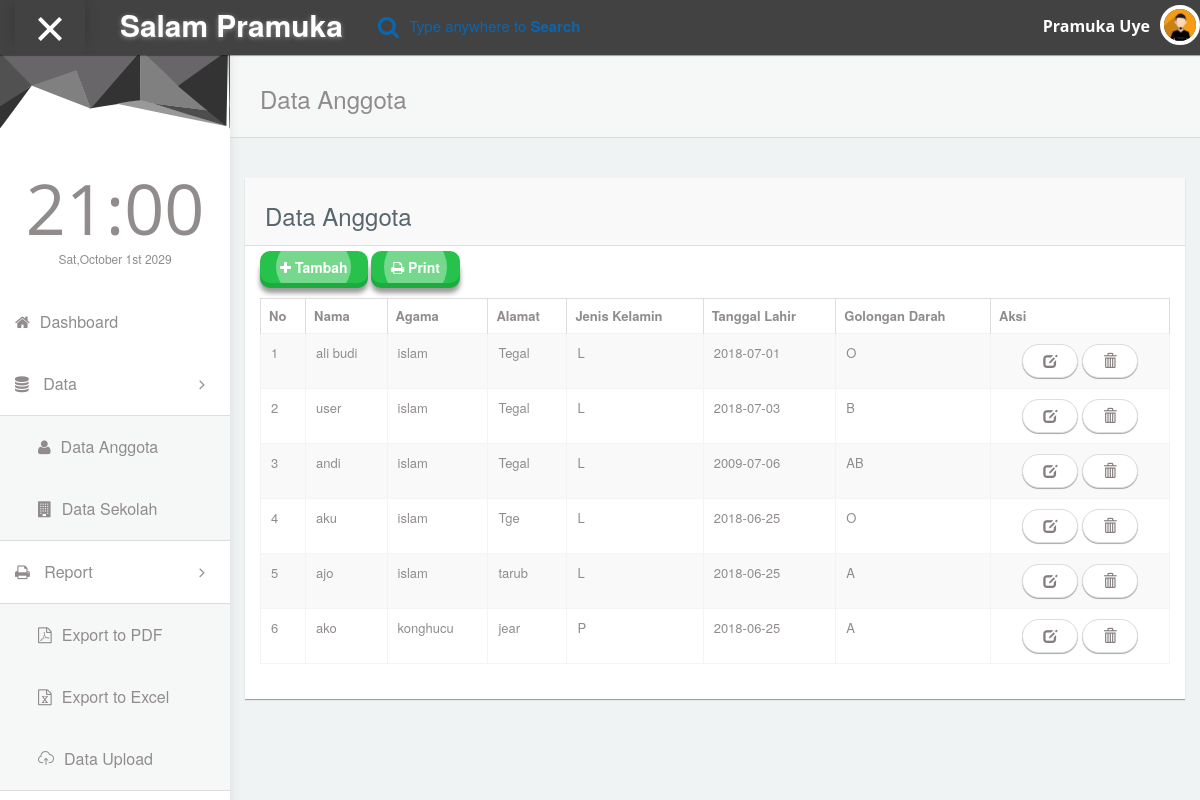
Page /index.php/admin/data_anggota on the committed database.
### tables this page shows
CREATE TABLE `tb_anggota` (
  `id_anggota` int(10) NOT NULL,
  `nama_lengkap` varchar(30) NOT NULL,
  `username` varchar(10) NOT NULL,
  `tgl_lahir` date NOT NULL,
  `jk` varchar(9) NOT NULL,
  `agama` varchar(12) NOT NULL,
  `gol_darah` varchar(2) NOT NULL,
  `alamat` varchar(50) NOT NULL,
  `password` varchar(50) NOT NULL,
  `level` varchar(5) NOT NULL,
  `sekolah_id` varchar(25) NOT NULL,
  `tkt_pendidikan` varchar(3) NOT NULL,
  `id_provinsi` int(2) NOT NULL,
  `id_kabupaten` int(10) NOT NULL,
  `id_kecamatan` int(11) NOT NULL,
  `id_desa` int(11) NOT NULL
);

### application/views/partial/partial.php (called while the page is built)
<?php
  $this->load->view('partial/header');
   $this->load->view('partial/sidebar');
  $this->load->view($main);
  $this->load->view('partial/footer');
 ?>

### application/controllers/Admin.php (called while the page is built, shortened)
<?php
class Admin extends CI_Controller{
 function __construct() {
    $this->load->library('Pdf');
    $this->load->model('modelAnggota');
    $this->load->model('modelSekolah');
    $this->load->model('modelUser');
    $this->load->model('modelGrafik');
 }
    public function data_anggota()
    {
         $data['anggota'] = $this->modelSekolah->getAnggota();
        $data['main'] = 'admin/data_anggota';
        $this->load->view('partial/partial', $data);
    }
}

### index.php (called while the page is built, shortened)
<?php
require_once BASEPATH.'core/CodeIgniter.php';

### application/models/ModelSekolah.php (called while the page is built, shortened)
<?php
class ModelSekolah extends CI_Model {
 public function getAnggota(){
	$data = $this->db->get('tb_anggota')->result();
	return $data;
 }
}

### application/views/admin/data_anggota.php (the view, shortened to what this page needs)
<div id="content">
   <div class="panel box-shadow-none content-header">
      <div class="panel-body">
        <div class="col-md-12">
            <h3 class="animated fadeInLeft">Data Anggota</h3>
        </div>
      </div>
  </div>
  <div class="col-md-12 top-20 padding-0">
    <div class="col-md-12">
      <div class="panel">
        <div class="panel-heading"><h3>Data Anggota</h3></div>
      <div class="col-md-6" style="margin-top:5px;">
                  <div>
                      <a href="<?php echo base_url()?>admin/add_anggota" ><button class="btn ripple-infinite btn-3d btn-success">
                    <div><i class="fa fa-plus"></i>
                      <span>Tambah</span>
                    </div>
                    </button>
                  </a>
                   <a href="<?php echo base_url()?>admin/laporan_anggota" ><button class="btn ripple-infinite btn-3d btn-success">
                    <div><i class="fa fa-print"></i>
                      <span>Print</span>
                    </div>
                    </button>
                  </a>
                 </div>
                </div>
                <br><br>
        <div class="panel-body">
          <div class="responsive-table">
          <table id="datatables-example" class="table table-striped table-bordered" width="100%" cellspacing="0">
          <thead>
            <tr>
              <th>No</th>
              <th>Nama </th>
              <th>Agama</th>
              <th>Alamat</th>
              <th>Jenis Kelamin</th>
              <th>Tanggal Lahir</th>
              <th>Golongan Darah</th>
              <th>Aksi</th>
            </tr>
          </thead>
          <tbody>
            <?php
      $no = 1;
      if($anggota!=null){
        foreach($anggota as $d){
      ?>
            <tr>
              <td><?php echo $no++?></td>
              <td><?php echo $d->nama_lengkap?></td>
              <td><?php echo $d->agama?></td>
              <td><?php echo $d->alamat?></td>
              <td><?php echo $d->jk?></td>
              <td><?php echo $d->tgl_lahir?></td>
              <td><?php echo $d->gol_darah?></td>
                <td style="text-align: center;">
              <a class='btn ripple-infinite btn-round btn-edit' href="<?php echo base_url('admin/editAnggota/'.$d->id_anggota);?>"  class=""><i class="glyphicon glyphicon-edit"></i> </a>
             <a class='btn ripple-infinite btn-round btn-delete' href="<?php echo base_url('admin/deleteAnggota/'.$d->id_anggota);?>" onclick="functionDelete('<?php echo base_url('admin/deleteAnggota/'.$d->id_anggota);?>')"><i class="glyphicon glyphicon-trash"></i> </a>
          </td>
            </tr>
             <?php }
        } else { ?>
             <td class="text-center" colspan="9"><i>Tidak Ada Data</i></td>
        </tr>
      <?php } ?>
          </tbody>
            </table>
          </div>
      </div>
    </div>
  </div>
  </div>
</div>

### application/views/partial/header.php (shortened to what this page needs)
<!DOCTYPE html>
<html lang="en">
<head>
    <link rel="stylesheet" type="text/css" href="<?php echo base_url()?>asset/css/bootstrap.min.css">
      <link rel="stylesheet" type="text/css" href="<?php echo base_url()?>asset/css/plugins/font-awesome.min.css"/>
      <link rel="stylesheet" type="text/css" href="<?php echo base_url()?>asset/css/plugins/datatables.bootstrap.min.css"/>
      <link rel="stylesheet" type="text/css" href="<?php echo base_url()?>asset/css/plugins/simple-line-icons.css"/>
      <link rel="stylesheet" type="text/css" href="<?php echo base_url()?>asset/css/plugins/animate.min.css"/>
      <link rel="stylesheet" type="text/css" href="<?php echo base_url()?>asset/css/plugins/fullcalendar.min.css"/>
	    <link href="<?php echo base_url()?>asset/css/style.css" rel="stylesheet">
  </head>
 <body id="mimin" class="dashboard">
        <nav class="navbar navbar-default header navbar-fixed-top">
          <div class="col-md-12 nav-wrapper">
            <div class="navbar-header" style="width:100%;">
              <div class="opener-left-menu is-open">
                <span class="bottom"></span>
              </div>
                <a href="" class="navbar-brand">
                 <b>Salam Pramuka</b>
                </a>
              <ul class="nav navbar-nav search-nav">
                <li>
                   <div class="search">
                    <span class="fa fa-search icon-search" style="font-size:23px;"></span>
                    <div class="form-group form-animate-text">
                      <input type="text" class="form-text" required>
                      <label class="label-search">Type anywhere to <b>Search</b> </label>
                    </div>
                  </div>
                </li>
              </ul>
              <ul class="nav navbar-nav navbar-right user-nav">
                <li class="user-name"><span>Pramuka Uye</span></li>
                  <li class="dropdown avatar-dropdown">
                   <img src="<?php echo base_url()?>asset/img/avatar.jpg" class="img-circle avatar" alt="user name" data-toggle="dropdown" aria-haspopup="true" aria-expanded="true"/>
                </li>
              </ul>
            </div>
          </div>
        </nav>

### application/views/partial/sidebar.php (shortened to what this page needs)
<div class="container-fluid mimin-wrapper">
   <div id="left-menu">
     <div class="sub-left-menu scroll">
       <ul class="nav nav-list">
           <li><div class="left-bg"></div></li>
           <li class="time">
             <h1 class="animated fadeInLeft">21:00</h1>
             <p class="animated fadeInRight">Sat,October 1st 2029</p>
           </li>
           <li><a href="<?php echo base_url()?>admin/index"><span class="fa-home fa"></span>Dashboard</a></li>
           <li class="ripple">
             <a class="tree-toggle nav-header">
               <span class="fa-database fa"></span> Data
               <span class="fa-angle-right fa right-arrow text-right"></span>
             </a>
             <ul class="nav nav-list tree">
               <li><a href="<?php echo base_url()?>admin/data_anggota"><span class="fa-user fa margin= 5px"></span>Data Anggota</a></li>
               <li><a href="<?php echo base_url()?>admin/data_sekolah"><span class="fa-building fa"></span>Data Sekolah</a></li>
             </ul>
           </li>
           <li class="ripple">
             <a class="tree-toggle nav-header">
               <span class="fa-print fa"></span> Report
               <span class="fa-angle-right fa right-arrow text-right"></span>
             </a>
             <ul class="nav nav-list tree">
               <li><a href="<?php echo base_url()?>admin/laporan_pdf"><span class="fa-file-pdf-o fa"></span>Export to PDF</a></li>
               <li><a href="<?php echo base_url()?>admin/laporan_excel"><span class="fa-file-excel-o fa"></span>Export to Excel</a></li>
               <li><a href="<?php echo base_url()?>admin/report_upload"><span class=" icon-cloud-upload"></span>Data Upload</a></li>
             </ul>
           </li>
           <li class="ripple">
             <a class="tree-toggle nav-header">
             </a>
           </li>
         </ul>
       </div>
   </div>

### application/views/partial/footer.php (shortened to what this page needs)
</body>
</html>

### rows in the picture
tb_anggota: nama_lengkap "ali budi", agama "islam", alamat "Tegal", jk "L", tgl_lahir "2018-07-01", gol_darah "O"
tb_anggota: nama_lengkap "user", agama "islam", alamat "Tegal", jk "L", tgl_lahir "2018-07-03", gol_darah "B"
tb_anggota: nama_lengkap "andi", agama "islam", alamat "Tegal", jk "L", tgl_lahir "2009-07-06", gol_darah "AB"
tb_anggota: nama_lengkap "aku", agama "islam", alamat "Tge", jk "L", tgl_lahir "2018-06-25", gol_darah "O"
tb_anggota: nama_lengkap "ajo", agama "islam", alamat "tarub", jk "L", tgl_lahir "2018-06-25", gol_darah "A"
tb_anggota: nama_lengkap "ako", agama "konghucu", alamat "jear", jk "P", tgl_lahir "2018-06-25", gol_darah "A"
